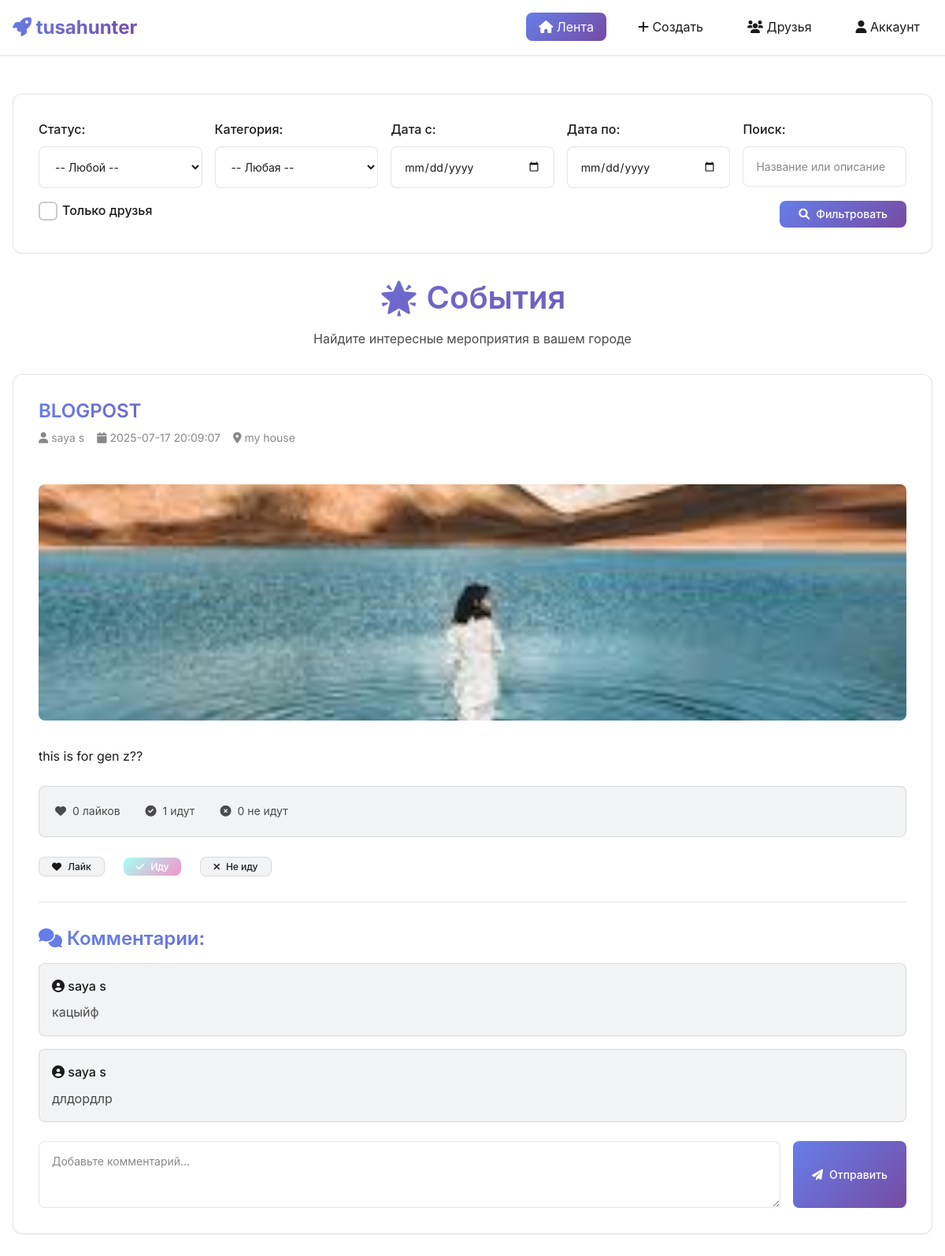
Page /index.php?category=Education (signed in) on the committed database.
### tables this page shows
CREATE TABLE `posts` (
  `postID` int(11) NOT NULL,
  `userID` int(11) NOT NULL,
  `name` varchar(255) NOT NULL,
  `category` varchar(50) NOT NULL,
  `description` text DEFAULT NULL,
  `image` varchar(255) DEFAULT NULL,
  `location` varchar(255) DEFAULT NULL,
  `likes` int(11) DEFAULT 0,
  `created_at` datetime DEFAULT current_timestamp(),
  `updated_at` datetime DEFAULT current_timestamp() ON UPDATE current_timestamp(),
  `event_date` datetime DEFAULT NULL
);

CREATE TABLE `users` (
  `userID` int(11) NOT NULL,
  `username` varchar(20) NOT NULL,
  `firstName` varchar(50) NOT NULL,
  `lastName` varchar(50) NOT NULL,
  `email` varchar(50) NOT NULL,
  `password` varchar(100) NOT NULL
);

CREATE TABLE `comments` (
  `commentID` int(11) NOT NULL,
  `postID` int(11) NOT NULL,
  `userID` int(11) NOT NULL,
  `comment` text NOT NULL,
  `created_at` timestamp NOT NULL DEFAULT current_timestamp()
);

### index.php (the view, shortened to what this page needs)
<?php
$currentUserID = $_SESSION['userID'] ?? null;
$servername = "localhost";
$username = "root";
$password = "";
$dbname = "db_users";
try {
    $conn = new PDO("mysql:host=$servername;dbname=$dbname", $username, $password);
    $conn->setAttribute(PDO::ATTR_ERRMODE, PDO::ERRMODE_EXCEPTION);
} catch(PDOException $e) {
    echo "Connection failed: " . $e->getMessage();
    exit;
}
$attendanceStmt = $conn->prepare("SELECT postID, status, COUNT(*) as count FROM post_attendance GROUP BY postID, status");
$attendanceStmt->execute();
$attendanceData = $attendanceStmt->fetchAll(PDO::FETCH_ASSOC);
$attendanceMap = [];
foreach ($attendanceData as $row) {
    $attendanceMap[$row['postID']][$row['status']] = $row['count'];
}
$userAttendanceStmt = $conn->prepare("SELECT postID, status FROM post_attendance WHERE userID = ?");
$userAttendanceStmt->execute([$currentUserID]);
$userAttendance = $userAttendanceStmt->fetchAll(PDO::FETCH_KEY_PAIR);
$where = [];
$params = [];
if (!empty($_GET['category'])) {
    $where[] = "posts.category = :category";
    $params[':category'] = $_GET['category'];
}
$sql = "SELECT posts.*, users.firstName, users.lastName FROM posts JOIN users ON posts.userID = users.userID";
if ($where) {
    $sql .= " WHERE " . implode(" AND ", $where);
}
$sql .= " ORDER BY posts.created_at DESC";
$stmt = $conn->prepare($sql);
$stmt->execute($params);
$posts = $stmt->fetchAll(PDO::FETCH_ASSOC);
$commentsStmt = $conn->prepare("SELECT comments.*, users.firstName, users.lastName FROM comments JOIN users ON comments.userID = users.userID");
$commentsStmt->execute();
$allComments = $commentsStmt->fetchAll(PDO::FETCH_ASSOC);
$commentsMap = [];
foreach ($allComments as $c) {
    $commentsMap[$c['postID']][] = $c;
}
?>
<!DOCTYPE html>
<html lang="ru">
<head>
  <link href="https://cdnjs.cloudflare.com/ajax/libs/font-awesome/6.0.0/css/all.min.css" rel="stylesheet">
  <link rel="stylesheet" href="web3-style.css">
</head>
<body>
  <header class="header">
    <div class="container">
      <nav class="nav">
                <div class="nav-brand">
            <i class="fas fa-rocket"></i> tusahunter
        </div>
        <ul class="nav-links">
          <li><a href="index.php" class="nav-link active"><i class="fas fa-home"></i> Лента</a></li>
          <li><a href="create.php" class="nav-link"><i class="fas fa-plus"></i> Создать</a></li>
          <li><a href="friends.php" class="nav-link"><i class="fas fa-users"></i> Друзья</a></li>
          <li><a href="acc.php" class="nav-link"><i class="fas fa-user"></i> Аккаунт</a></li>
        </ul>
      </nav>
    </div>
  </header>
  <div class="container main-content">
    <form method="get" class="filter-form animate-fade-in">
      <div class="filter-field">
        <label class="form-label">Статус:</label>
        <select name="status" class="form-select">
          <option value="">-- Любой --</option>
        </select>
      </div>
      <div class="filter-field">
        <label class="form-label">Категория:</label>
        <select name="category" class="form-select">
          <option value="">-- Любая --</option>
        </select>
      </div>
      <div class="filter-field">
        <label class="form-label">Дата с:</label>
        <input type="date" name="date_from" class="form-input">
      </div>
      <div class="filter-field">
        <label class="form-label">Дата по:</label>
        <input type="date" name="date_to" class="form-input">
      </div>
      <div class="filter-field">
        <label class="form-label">Поиск:</label>
        <input type="text" name="q" placeholder="Название или описание" class="form-input">
      </div>
      <div class="filter-field">
        <label class="form-label filter-checkbox">
          <span>Только друзья</span>
        </label>
      </div>
      <button type="submit" class="btn btn-primary">
        <i class="fas fa-search"></i> Фильтровать
      </button>
    </form>
    <div class="text-center mb-4">
      <h1 class="animate-fade-in">🌟 События</h1>
      <p class="animate-fade-in">Найдите интересные мероприятия в вашем городе</p>
    </div>
    <?php if (count($posts) > 0): ?>
      <?php foreach ($posts as $post): ?>
        <div class="post animate-fade-in" id="post-<?= (int)$post['postID'] ?>">
          <div class="post-header">
            <div>
              <h2 class="post-title"><?= htmlspecialchars($post['name']) ?></h2>
              <div class="post-meta">
                <span><i class="fas fa-user"></i> <?= htmlspecialchars($post['firstName'] . ' ' . $post['lastName']) ?></span>
                <span><i class="fas fa-calendar"></i> <?= htmlspecialchars($post['created_at']) ?></span>
                <span><i class="fas fa-map-marker-alt"></i> <?= htmlspecialchars($post['location']) ?></span>
              </div>
            </div>
          </div>
          <?php if (!empty($post['image'])): ?>
            <img src="uploads/<?= htmlspecialchars($post['image']) ?>" alt="Post image" class="post-image">
          <?php endif; ?>
          <div class="post-content">
            <?= nl2br(htmlspecialchars($post['description'])) ?>
          </div>
          <div class="post-stats">
            <div class="stat-item">
              <i class="fas fa-heart"></i>
              <span><?= (int)$post['likes'] ?> лайков</span>
            </div>
            <div class="stat-item">
              <i class="fas fa-check-circle"></i>
              <span><?= $attendanceMap[$post['postID']]['going'] ?? 0 ?> идут</span>
            </div>
            <div class="stat-item">
              <i class="fas fa-times-circle"></i>
              <span><?= $attendanceMap[$post['postID']]['not_going'] ?? 0 ?> не идут</span>
            </div>
          </div>
          <div class="post-actions">
            <form method="post" class="form-inline">
              <button type="submit" class="btn btn-secondary btn-sm">
                <i class="fas fa-heart"></i> Лайк
              </button>
            </form>
            <form method="post" class="form-inline">
              <button type="submit" class="btn btn-success btn-sm" <?= (isset($userAttendance[$post['postID']]) && $userAttendance[$post['postID']] === 'going') ? 'disabled' : '' ?>>
                <i class="fas fa-check"></i> Иду
              </button>
            </form>
            <form method="post" class="form-inline">
              <button type="submit" class="btn btn-secondary btn-sm" <?= (isset($userAttendance[$post['postID']]) && $userAttendance[$post['postID']] === 'not_going') ? 'disabled' : '' ?>>
                <i class="fas fa-times"></i> Не иду
              </button>
            </form>
          </div>
          <?php if (!empty($commentsMap[$post['postID']])): ?>
            <div class="comments-section">
              <h4><i class="fas fa-comments"></i> Комментарии:</h4>
              <?php foreach ($commentsMap[$post['postID']] as $c): ?>
                <div class="comment">
                  <div class="comment-author">
                    <i class="fas fa-user-circle"></i> <?= htmlspecialchars($c['firstName'] . ' ' . $c['lastName']) ?>
                  </div>
                  <div class="comment-text">
                    <?= htmlspecialchars($c['comment']) ?>
                  </div>
                </div>
              <?php endforeach; ?>
            </div>
          <?php endif; ?>
          <form method="post" class="comment-form">
            <textarea name="comment_text" placeholder="Добавьте комментарий..." rows="3" class="form-textarea comment-input"></textarea>
            <button type="submit" class="btn btn-primary">
              <i class="fas fa-paper-plane"></i> Отправить
            </button>
          </form>
        </div>
      <?php endforeach; ?>
    <?php endif; ?>
  </div>
</body>
</html>

### rows in the picture
posts: name "BLOGPOST", userID.lastName "saya s", created_at "2025-07-17 20:09:07", location "my house", image (picture), description "this is for gen z??", likes "0", postID "1", postID "0"
comments: userID.lastName "saya s", comment "кацыйф"
comments: userID.lastName "saya s", comment "длдордлр"
